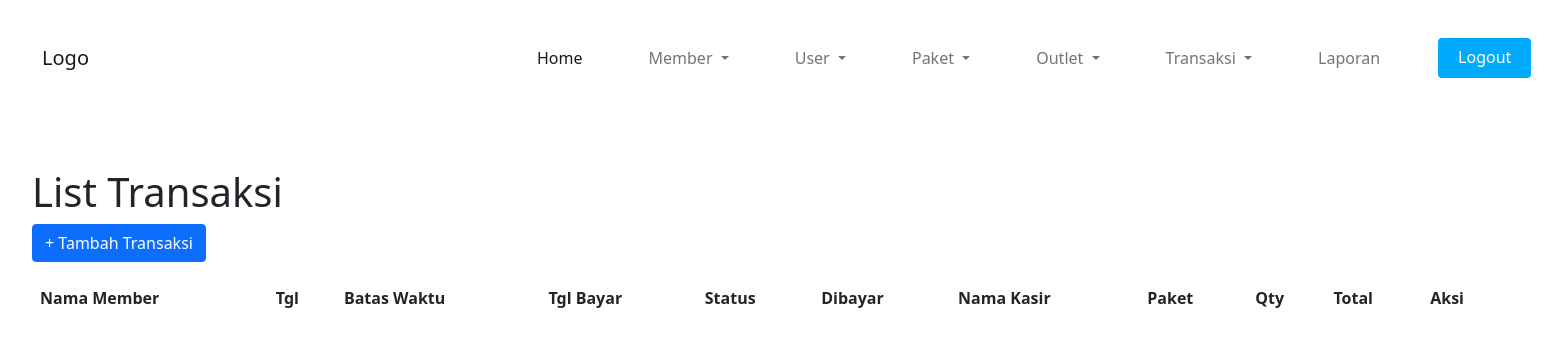
Page /transaksi/tampil.php (signed in) on the earlier database version.
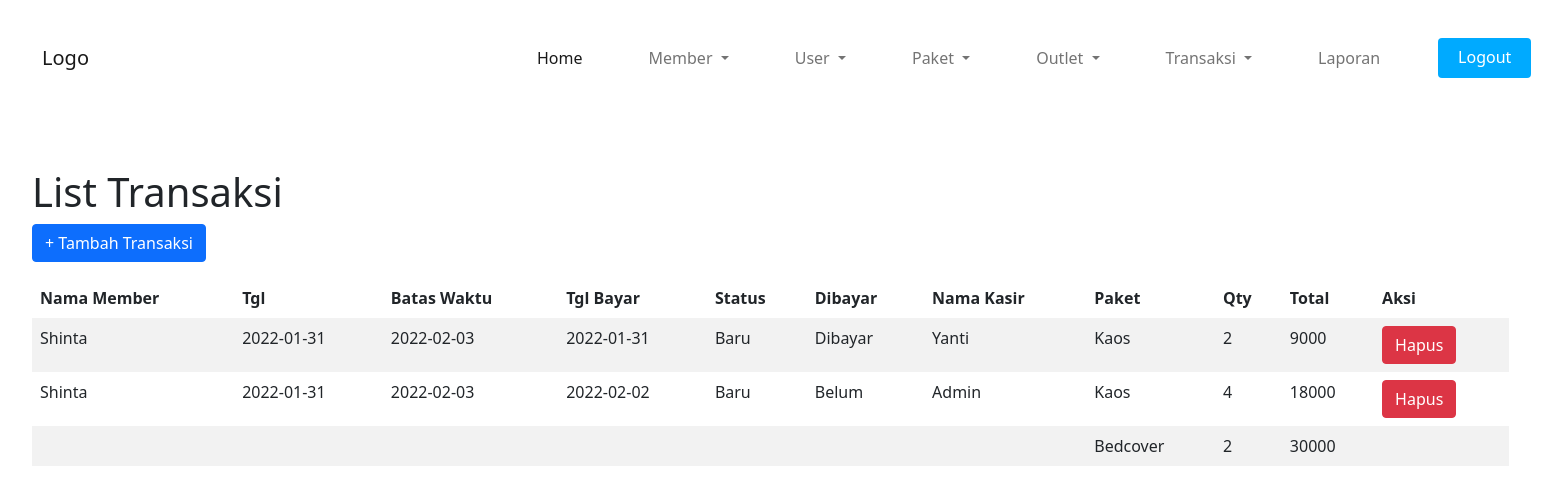
Same page on the later database version.
### tables this page shows
CREATE TABLE `transaksi` (
  `id` int(11) NOT NULL,
  `id_member` int(11) NOT NULL,
  `tgl` date NOT NULL,
  `batas_waktu` date NOT NULL,
  `tgl_bayar` date NOT NULL,
  `status` enum('Baru','Proses','Selesai','Diambil') NOT NULL,
  `dibayar` enum('Dibayar','Belum') NOT NULL,
  `id_user` int(11) NOT NULL
);

CREATE TABLE `member` (
  `id` int(11) NOT NULL,
  `nama_member` varchar(100) NOT NULL,
  `alamat` text NOT NULL,
  `jenis_kelamin` enum('Laki-laki','Perempuan') NOT NULL,
  `telpon` varchar(15) NOT NULL
);

CREATE TABLE `user` (
  `id` int(11) NOT NULL,
  `nama_user` varchar(100) NOT NULL,
  `username` varchar(30) NOT NULL,
  `password` text NOT NULL,
  `role` enum('Admin','Kasir','Owner') NOT NULL
);

CREATE TABLE `paket` (
  `id` int(11) NOT NULL,
  `jenis` enum('Kiloan','Selimut','Bedcover','Kaos') NOT NULL,
  `harga` int(11) NOT NULL
);

CREATE TABLE `detail_transaksi` (
  `id_detail` int(11) NOT NULL,
  `id_transaksi` int(11) NOT NULL,
  `id_paket` int(11) NOT NULL,
  `qty` int(11) NOT NULL
);

### utility/utils.php (called while the page is built, shortened)
<?php
function titleize($name) {
	return ucwords(str_replace("_", " ", $name));
}
?>

### transaksi/utility.php (the view, shortened to what this page needs)
<?php
require_once "../utility/utils.php";
require_once "../koneksi.php";
?>
		<?php
function extract_transaksi_as_table_data($data, $prev_id = null, $converters = null)
{
	$id = null;
	$is_descendant = false;
	$visible_columns_in_descendants = ["paket", "qty", "total"];
	foreach ($data as $key => $value) {
		if ($key === "id")
		{
			$id = $value;
			$is_descendant = $prev_id === $value;
			continue;
		}
		if ($is_descendant)
		{
			if (!in_array($key, $visible_columns_in_descendants)) {
				?>
				<td></td>
				<?php
			} else {
				$content = isset($converters[$key]) ? $converters[$key]($value) : titleize($value);
				?>
				<td><?= $content ?></td>
				<?php
			}
		}
		else
		{
			$content = isset($converters[$key]) ? $converters[$key]($value) : titleize($value);
			?>
			<td><?= $content ?></td>
			<?php
		}
	}
	if (!$is_descendant)
	{
		?>
		<td>
			<a class="btn btn-danger" class="remove-anchor" href="hapus.php?id=<?= $data["id"] ?>">Hapus</a>
		</td>
		<?php
	}
	else
	{
		?>
			<td></td>
		<?php
	}
	return $id;
}
function list_table_transaksi()
{
	global $conn;
	$query_transaksi = mysqli_query($conn, "SELECT t.id, m.nama_member, t.tgl, t.batas_waktu, t.tgl_bayar, t.status, t.dibayar, u.nama_user as nama_kasir, p.jenis as paket, d_t.qty, p.harga * d_t.qty as total FROM transaksi t, detail_transaksi d_t, paket p, member m, user u WHERE t.id_member = m.id AND t.id_user = u.id AND t.id = d_t.id_transaksi AND p.id = d_t.id_paket");
	$converters = ["status", "dibayar"];
	?>
	<table class="table table-striped table-borderless mt-3">
		<thead>
			<tr>
				<?php foreach (mysqli_fetch_fields($query_transaksi) as $field) : if ($field->name === "id") continue; ?>
					<th scope="col"> <?= ucwords(str_replace("_", " ", $field->name)) ?> </th>
				<?php endforeach; ?>
				<th> Aksi </th>
			</tr>
		</thead>
		<tbody>
			<?php
			$prev_id = null;
			while ($data = mysqli_fetch_assoc($query_transaksi)) {
			?>
				<tr>
					<?php $prev_id = extract_transaksi_as_table_data($data, $prev_id, $converters); ?>
				</tr>
			<?php
			}
			?>
		</tbody>
	</table>
<?php
}
?>

Differences in the rows shown:
added transaksi: id_member.nama_member "Shinta", tgl "2022-01-31", batas_waktu "2022-02-03", tgl_bayar "2022-01-31", status "Baru", dibayar "Dibayar", id_user.nama_user "Yanti", paket.jenis "Kaos", detail_transaksi.qty "2", content "9000"
added transaksi: id_member.nama_member "Shinta", tgl "2022-01-31", batas_waktu "2022-02-03", tgl_bayar "2022-02-02", status "Baru", dibayar "Belum", id_user.nama_user "Admin", paket.jenis "Kaos", detail_transaksi.qty "4", content "18000", paket.jenis "Bedcover", detail_transaksi.qty "2", content "30000"
